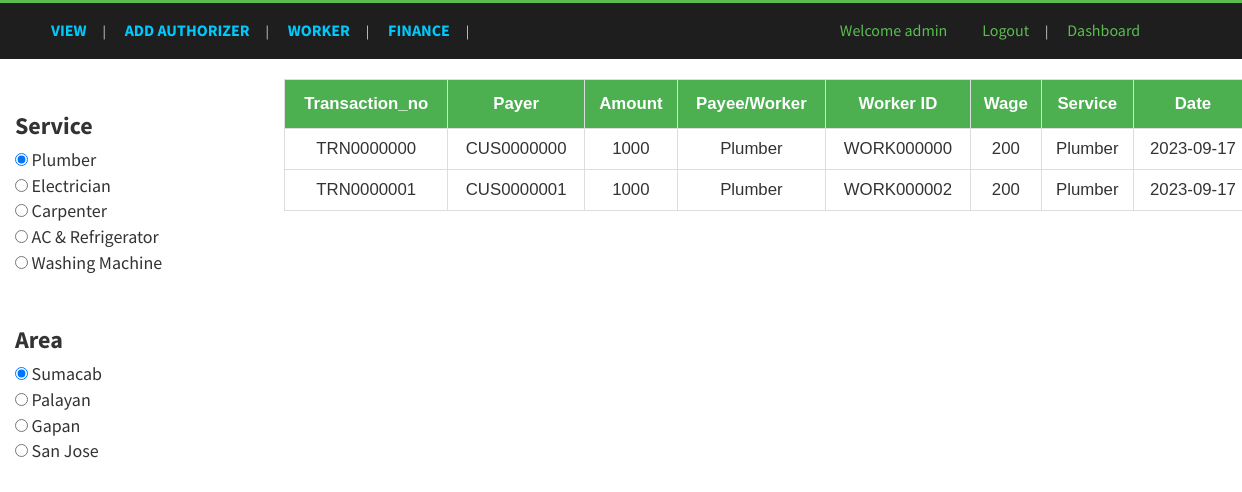
The page /admin/finance.php (signed in) on the database its author committed.
### tables this page shows
CREATE TABLE `finance` (
  `transno` varchar(20) NOT NULL,
  `cid` varchar(10) NOT NULL,
  `amount` int(5) NOT NULL,
  `wid` varchar(10) NOT NULL,
  `wage` int(5) NOT NULL,
  `aid` varchar(10) DEFAULT NULL,
  `request` varchar(20) DEFAULT NULL,
  `cust_name` varchar(30) DEFAULT NULL,
  `auth_name` varchar(30) DEFAULT NULL,
  `worker_name` varchar(30) DEFAULT NULL,
  `tdate` date NOT NULL
);

### admin/finance.php (the view, shortened to what this page needs)
<?php include '../dbconn.php';
?>
<!DOCTYPE html>
<html>
<head>
    <link href="../css/bootstrap.css" rel='stylesheet' type='text/css' />
    <link href="../css/newer.css" rel="stylesheet" type="text/css" media="all" />
    <link href="../css/animate.css" rel='stylesheet' type='text/css' />
</head>
<body>
    <div class="header">
        <div class="menu-bar">
            <div class="container">
                <div class="top-menu">
                    <ul>
                        <li>
                            <div class="dropdown">
                                <a class="active">View</a>
                            </div>
                        </li>|
                        <li>
                            <a href="add_auth.php">ADD AUTHORIZER</a>
                        </li>|
                        <li>
                            <div class="dropdown">
                                <a class="active">Worker</a>
                            </div>
                        </li>|
                        <li><a class="active" href="finance.php">Finance</a></li>|
                    </ul>
                </div>
                <div class="login-section">
                    <ul>
                        <li><a class="active" href="#">Welcome
                                <?php echo $_SESSION['sess']; ?>
                            </a></li>
                        <li><a class="active" href="adminlogout.php">Logout</a></li>|
                        <li><a class="active" href="dashboard.php">Dashboard</a></li>
                    </ul>
                </div>
                <div class="clearfix"></div>
            </div>
        </div>
        <div class="container">
            <div style="width:100%">
                <div style="width: 15%;margin-left:-2em;margin-top: 3em;float: left;font-size: 18px;">
                    <aside class="asideclass">
                        <ul style="list-style-type: none">
                            <h3 style="margin-bottom: 8px;"><strong>Service</strong></h3>
                            <li><input type="radio" class="common_selector service" value="Plumber" name="type" checked>
                                Plumber
                            </li>
                            <li><input type="radio" class="common_selector service" value="Electrician" name="type">
                                Electrician</li>
                            <li><input type="radio" class="common_selector service" value="Carpenter" name="type">
                                Carpenter</li>
                            <li><input type="radio" class="common_selector service" value="AC and Refrigerator"
                                    name="type"> AC & Refrigerator</li>
                            <li><input type="radio" class="common_selector service" value="Washing Machine" name="type">
                                Washing Machine</li>
                        </ul><br><br>
                        <ul style="list-style-type: none">
                            <h3 style="margin-bottom: 8px;"><strong>Area</strong></h3>
                            <li><input type="radio" class="common_selector city" name="city" value="Sumacab" checked>
                                Sumacab
                            </li>
                            <li><input type="radio" class="common_selector city" name="city" value="Palayan City">
                                Palayan
                            </li>
                            <li><input type="radio" class="common_selector city" name="city" value="Gapan City"> Gapan
                            </li>
                            <li><input type="radio" class="common_selector city" name="city" value="San Jose City"> San
                                Jose</li>
                        </ul>
                    </aside>
                </div>
                <div class="wow fadeInDownBig" data-wow-delay="0.4s" style="width: 85%;float: left;">
                    <table id="customers1">
                        <br>
                        <tr>
                            <th>Transaction_no</th>
                            <th>Payer</th>
                            <th>Amount</th>
                            <th>Payee/Worker</th>
                            <th>Worker ID</th>
                            <th>Wage</th>
                            <th>Service</th>
                            <th>Date</th>
                        </tr>
                        <tbody id='tablebody'>
                            <?php
                            $query = mysqli_query($conn, "select * from finance");
                            $num_rows = mysqli_num_rows($query);
                            if ($num_rows > 0) {
                                while ($row = mysqli_fetch_array($query)) {
                                    echo "<tr>";
                                    echo "<td>" . $row[0] . "</td>";
                                    echo "<td>" . $row[7] . "</td>";
                                    echo "<td>" . $row[2] . "</td>";
                                    echo "<td>" . $row[8] . "</td>";
                                    echo "<td>" . $row[3] . "</td>";
                                    echo "<td>" . $row[4] . "</td>";
                                    echo "<td>" . $row[6] . "</td>";
                                    echo "<td>" . $row[10] . "</td>";
                                    echo "</tr>";
                                }
                            } else {
                                echo "<tr>";
                                echo "<td colspan='8'>No data</td>";
                                echo "</tr>";
                            }
                            ?>
                        </tbody>
                    </table>
                </div>
            </div>
        </div>
</body>
</html>

### css/newer.css (style rules this page uses)
body { padding:0; margin:0; font-family: 'Source Sans Pro', sans-serif; }
.active { color:#5BBD50; }
h1,h2,h3,h4,h5,h6 { margin:0; }
ul { margin:0; padding:0; }
table { text-align: center; }
.header { border-top: 3px solid #5BBD50; }
.top-menu { float:left; color:#D9D9D9; }
.login-section { float:right; color:#D9D9D9; }
.top-menu ul li { display:inline-block; margin: 0 16px; }
.top-menu ul li:first-child { margin-left: 0; }
.top-menu ul li a { text-decoration:none; margin:0.5em 0; display:block; color: #00cafc; font-size:16px; font-weight:700; text-transform:uppercase; }
.login-section ul li { display:inline-block; margin: 0 16px; }
.login-section ul li a { margin:0.5em 0; display:block; color: #00cafc; font-size:16px; font-weight:500; }
.login-section ul li a.active { color:#5BBD50; }
.menu-bar { background:#1e1e1f; padding:0.6em 0; }
#customers1 { font-family: "Trebuchet MS", Arial, Helvetica, sans-serif; border-collapse: collapse; width: 100%; text-align: center; margin-left: 7em; }
#customers1 td, #customers1 th { border: 1px solid #ddd; padding: 8px; font-size: 1.2em; }
#customers1 th { padding-top: 12px; padding-bottom: 12px; text-align: center; background-color: #4CAF50; color: white; font-size: 1.2em; }
.dropdown { position: relative; display: inline-block; }
* { box-sizing: border-box; }
.active, .demo:hover { opacity: 1; }

### rows shown on the page
finance: transno "TRN0000000", cust_name "CUS0000000", amount "1000", auth_name "Plumber", wid "WORK000000", wage "200", request "Plumber", tdate "2023-09-17"
finance: transno "TRN0000001", cust_name "CUS0000001", amount "1000", auth_name "Plumber", wid "WORK000002", wage "200", request "Plumber", tdate "2023-09-17"

### other values the page prints
$_SESSION['sess'] "admin"
